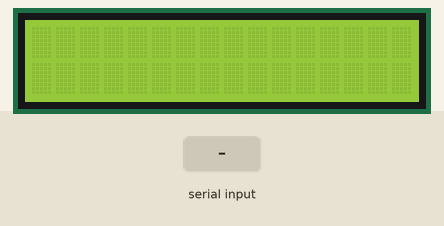
This program was run on a simulated ESP8266 (NodeMCU). On the bench: 16×2 character LCD. The test bench sets the inputs (shaded band).

Above: at 1.2 s.
1.3 s: "0\n" received over Serial
At 2.0 s:
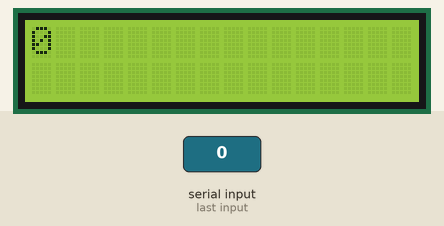
2.8 s: "1\n" received over Serial
At 3.6 s:
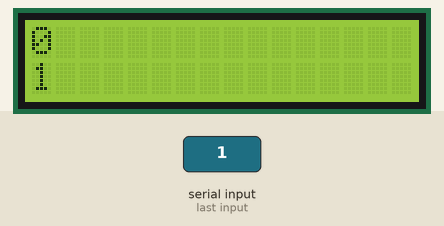
4.3 s: "2\n" received over Serial
At 5.4 s:
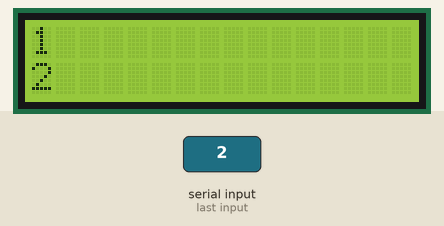
Timing chart, 0 to 7.3 s (numbered marks = the images above; inputs shaded):
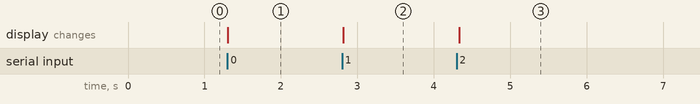

The program:

main.cpp
```cpp
#include <Arduino.h>
#include <Wire.h>
#include <LiquidCrystal_I2C.h>

LiquidCrystal_I2C lcd(0x27, 16, 2);
char buffer[32];
size_t cursor = 0;

void setup()
{
  // put your setup code here, to run once:
  Serial.begin(115200);
  lcd.init(); // initialize the lcd
  lcd.backlight();
}

void loop()
{
  // put your main code here, to run repeatedly:
  // If characters arrived over the serial port...
  if (Serial.available())
  {
    // Write all characters received with the serial port to the LCD.
    while (Serial.available() > 0)
    {
      char input = Serial.read();

      if (input == '\r')
      {
        String cmd = Serial.readStringUntil('\r');
        if (cmd == "0")
        {
          lcd.clear();
          cursor = 0;
          memset(buffer, 0, sizeof(buffer));
        }
        else if (cmd == "1")
        {
          lcd.noBacklight();
        }
        else if (cmd == "2")
        {
          lcd.noBacklight();
        }
        continue;
      }
      else if (input == '\n')
      {
        if (cursor > 31)
        {
          cursor = 0;
          lcd.setCursor(0, 0);
          for (size_t i = 16; i < 32; i++)
          {
            buffer[cursor] = buffer[i];
            lcd.write(buffer[cursor]);
            cursor++;
          }
        }
        if (cursor > 15)
        {
          lcd.setCursor(cursor % 16, cursor / 16);
          for (size_t i = cursor; i < 32; i++)
          {
            buffer[i] = ' ';
            lcd.write(buffer[i]);
          }
          cursor = 32;
        }
        else
        {
          for (size_t i = cursor; i < 16; i++)
          {
            buffer[i] = ' ';
          }
          cursor = 16;
        }
        continue;
      }
      else if (cursor > 31)
      {
        cursor = 0;
        lcd.setCursor(0, 0);
        bool lineEnd = false;
        for (size_t i = 16; i < 32; i++)
        {
          buffer[cursor] = buffer[i];
          lcd.write(buffer[cursor]);
          cursor++;
        }
      }
      lcd.setCursor(cursor % 16, cursor / 16);
      buffer[cursor] = input;
      cursor++;
      lcd.write(input);
    }
  }
}
```

Measured:
- after the input at 1.3 s, the display: changes at once (image 1)
- after the input at 2.8 s, the display: changes at once (image 2)
- after the input at 4.3 s, the display: changes at once (image 3)
